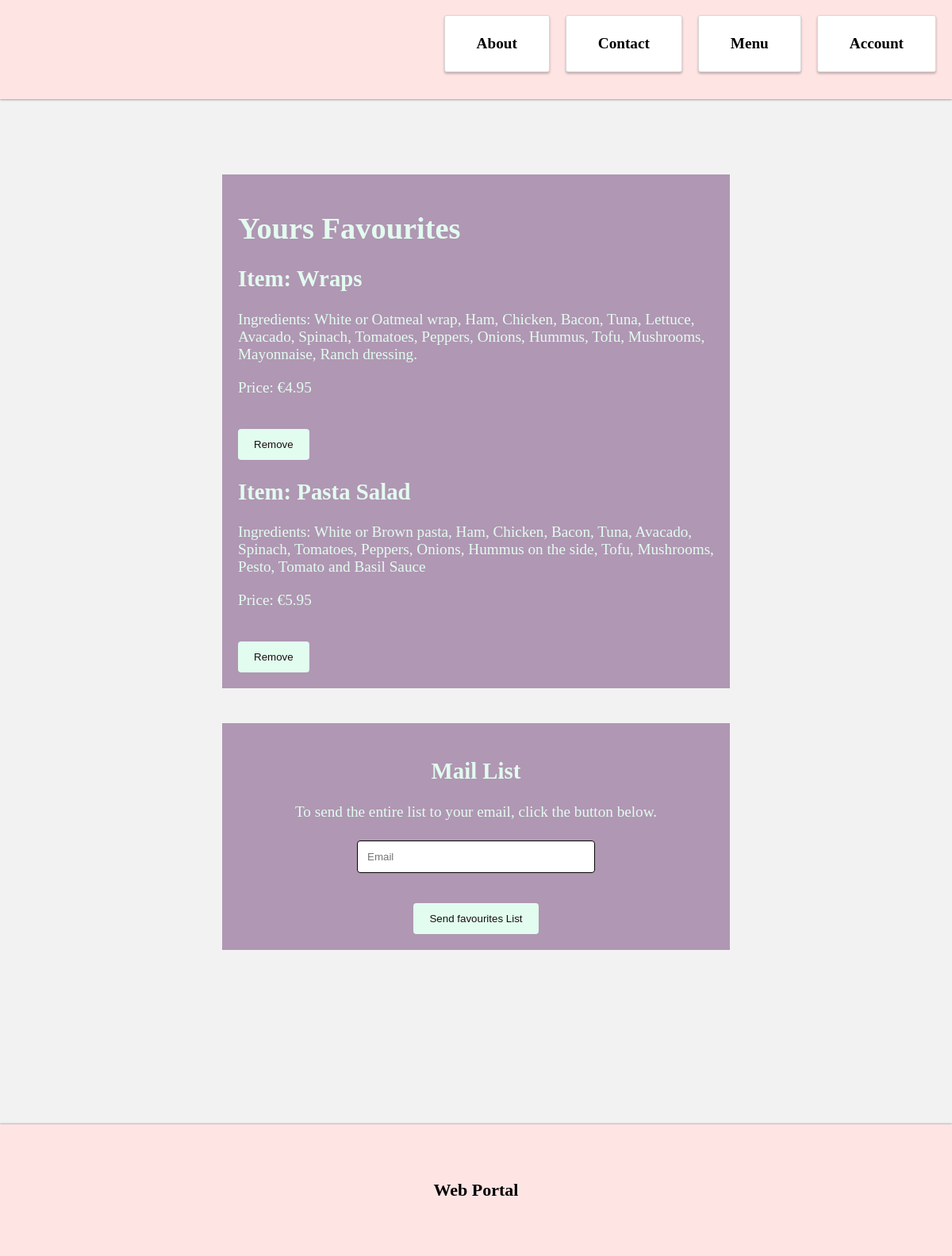
The app's page /favouritesList.php (signed in) with its own data.
### tables this page shows
CREATE TABLE `favourites` (
  `iID` int(11) NOT NULL,
  `userID` int(11) NOT NULL
);

CREATE TABLE `menu_item` (
  `iID` int(11) NOT NULL,
  `iName` char(20) NOT NULL,
  `iDesc` char(200) NOT NULL,
  `iIngre` char(250) NOT NULL,
  `iPrice` float NOT NULL
);

### includes/favoritesListlogic.php (called while the page is built, shortened)
<?php
    include 'Nav/header.php';
	include_once('includes/dbh.php');
	$userSessionID = $_SESSION['sess_id'];
	$userIDValue = implode(',',$userSessionID);
	if(isset($_SESSION['sess_id']))
	{
		$sqlGetFavourites = "SELECT DISTINCT * FROM menu_item
		INNER JOIN favourites ON (menu_item.iID=favourites.iID) AND favourites.userID=$userIDValue;";
		$favouritesQuery = mysqli_query($conn, $sqlGetFavourites);
	}
?>

### favouritesList.php (the view, shortened to what this page needs)
<?php include 'includes/favoritesListlogic.php' ?>
<html>
	<head>
		<link href="PageStyles/pagesStyling.css" rel="stylesheet">
	</head>
	<body>
		<br><br><br><br><br><br><br><br><br><br>
			<div class="favouritesWrapper">
				<h1>Yours Favourites</h1>
				<?php
					while($row = mysqli_fetch_assoc($favouritesQuery))
					{?>
						<h2>Item: <?php echo $row['iName']; ?></h2>
						<p>Ingredients: <?php echo $row['iIngre']; ?></p>
						<p>Price: €<?php echo $row['iPrice']; ?></p> <br>
						<form id="individualItemDisplay" action="includes/removeFromFavourites.php" method="POST">
							<button type="submit">Remove</button>
						</form>
					<?php } ?>
			</div>
        <br><br>
		<div class="favListWrapper">
			<h2>Mail List</h2>
			<p>To send the entire list to your email, click the button below.</p>
				<form action="includes/sendList.php" method="POST">
				    <input type="email" id="email" name="email" placeholder="Email"><br><br>
					<button type="submit" name="submit" >Send favourites List</button>
				</form>
		</div>
		<br><br><br><br><br><br><br><br><br><br>
	</body>
</html>
<?php
    include 'Nav/footer.php';
?>

### PageStyles/pagesStyling.css (style rules this page uses)
.favListWrapper { width: 50%; margin: auto; background: #b097b3; color: #E2FCEF; overflow: hidden; padding: 20px; text-align: center; }
.favouritesWrapper { width: 50%; margin: auto; background: #b097b3; color: #E2FCEF; overflow: hidden; padding: 20px; text-align: left; }
input[type=text], input[type=email], input[type=password], select, textarea { width: 50%; padding: 12px; border: 1px solid rgb(5, 5, 5); border-radius: 4px; box-sizing: border-box; margin-top: 6px; margin-bottom: 16px; resize: vertical; }
button[type=submit] { background-color: #E2FCEF; color: #170F11; padding: 12px 20px; border: none; border-radius: 4px; cursor: pointer; }

### Nav/headerFooter.css (style rules this page uses)
body { font-family: Times New Roman; font-size: 120%; background-color: #f2f2f2; color: #000000; margin: 0; display: flex; flex-direction: column; }

### records on screen
favourites: iID.iName "Wraps", iID.iIngre "White or Oatmeal wrap, Ham, Chicken, Bacon, Tuna, Lettuce, Avacado, Spinach, Tomatoes, Peppers, Onions, Hummus, Tofu, Mushrooms, Mayonnaise, Ranch dressing.", iID.iPrice "4.95"
favourites: iID.iName "Pasta Salad", iID.iIngre "White or Brown pasta, Ham, Chicken, Bacon, Tuna, Avacado, Spinach, Tomatoes, Peppers, Onions, Hummus on the side, Tofu, Mushrooms, Pesto, Tomato and Basil Sauce", iID.iPrice "5.95"
